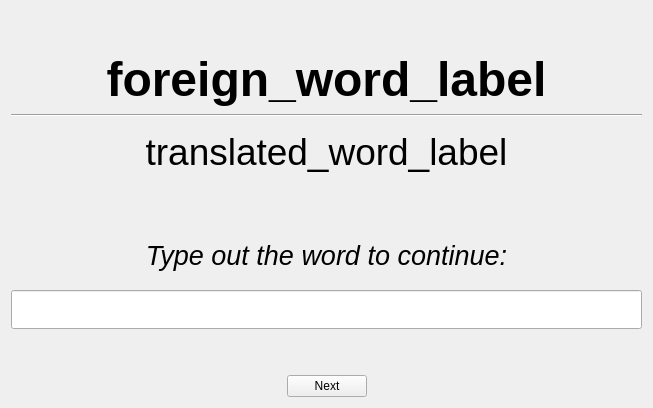
<?xml version="1.0" encoding="UTF-8"?>
<ui version="4.0">
 <class>Form</class>
 <widget class="QWidget" name="Form">
  <property name="geometry">
   <rect>
    <x>0</x>
    <y>0</y>
    <width>653</width>
    <height>408</height>
   </rect>
  </property>
  <property name="focusPolicy">
   <enum>Qt::StrongFocus</enum>
  </property>
  <property name="windowTitle">
   <string>Form</string>
  </property>
  <layout class="QVBoxLayout" name="verticalLayout">
   <item>
    <spacer name="verticalSpacer_3">
     <property name="orientation">
      <enum>Qt::Vertical</enum>
     </property>
     <property name="sizeType">
      <enum>QSizePolicy::Minimum</enum>
     </property>
     <property name="sizeHint" stdset="0">
      <size>
       <width>20</width>
       <height>40</height>
      </size>
     </property>
    </spacer>
   </item>
   <item>
    <widget class="QLabel" name="foreign_word_label">
     <property name="styleSheet">
      <string notr="true">font: FreeSans;
font-weight: bold;
font-size: 48px
</string>
     </property>
     <property name="text">
      <string>foreign_word_label</string>
     </property>
     <property name="alignment">
      <set>Qt::AlignCenter</set>
     </property>
    </widget>
   </item>
   <item>
    <widget class="Line" name="line">
     <property name="orientation">
      <enum>Qt::Horizontal</enum>
     </property>
    </widget>
   </item>
   <item>
    <widget class="QLabel" name="translated_word_label">
     <property name="font">
      <font>
       <pointsize>28</pointsize>
      </font>
     </property>
     <property name="styleSheet">
      <string notr="true"/>
     </property>
     <property name="text">
      <string>translated_word_label</string>
     </property>
     <property name="alignment">
      <set>Qt::AlignCenter</set>
     </property>
    </widget>
   </item>
   <item>
    <spacer name="verticalSpacer">
     <property name="orientation">
      <enum>Qt::Vertical</enum>
     </property>
     <property name="sizeType">
      <enum>QSizePolicy::Minimum</enum>
     </property>
     <property name="sizeHint" stdset="0">
      <size>
       <width>20</width>
       <height>40</height>
      </size>
     </property>
    </spacer>
   </item>
   <item>
    <widget class="QLabel" name="instructions_label">
     <property name="font">
      <font>
       <pointsize>20</pointsize>
       <italic>true</italic>
      </font>
     </property>
     <property name="styleSheet">
      <string notr="true"/>
     </property>
     <property name="text">
      <string>Type out the word to continue:</string>
     </property>
     <property name="alignment">
      <set>Qt::AlignCenter</set>
     </property>
    </widget>
   </item>
   <item>
    <widget class="QLineEdit" name="definition_entry">
     <property name="font">
      <font>
       <pointsize>20</pointsize>
      </font>
     </property>
     <property name="focusPolicy">
      <enum>Qt::StrongFocus</enum>
     </property>
     <property name="alignment">
      <set>Qt::AlignCenter</set>
     </property>
    </widget>
   </item>
   <item>
    <spacer name="verticalSpacer_2">
     <property name="orientation">
      <enum>Qt::Vertical</enum>
     </property>
     <property name="sizeType">
      <enum>QSizePolicy::Minimum</enum>
     </property>
     <property name="sizeHint" stdset="0">
      <size>
       <width>20</width>
       <height>40</height>
      </size>
     </property>
    </spacer>
   </item>
   <item>
    <layout class="QHBoxLayout" name="horizontalLayout">
     <item>
      <spacer name="horizontalSpacer">
       <property name="orientation">
        <enum>Qt::Horizontal</enum>
       </property>
       <property name="sizeHint" stdset="0">
        <size>
         <width>40</width>
         <height>20</height>
        </size>
       </property>
      </spacer>
     </item>
     <item>
      <widget class="QPushButton" name="next_button">
       <property name="focusPolicy">
        <enum>Qt::NoFocus</enum>
       </property>
       <property name="text">
        <string>Next</string>
       </property>
      </widget>
     </item>
     <item>
      <spacer name="horizontalSpacer_2">
       <property name="orientation">
        <enum>Qt::Horizontal</enum>
       </property>
       <property name="sizeHint" stdset="0">
        <size>
         <width>40</width>
         <height>20</height>
        </size>
       </property>
      </spacer>
     </item>
    </layout>
   </item>
  </layout>
 </widget>
 <resources/>
 <connections/>
</ui>
